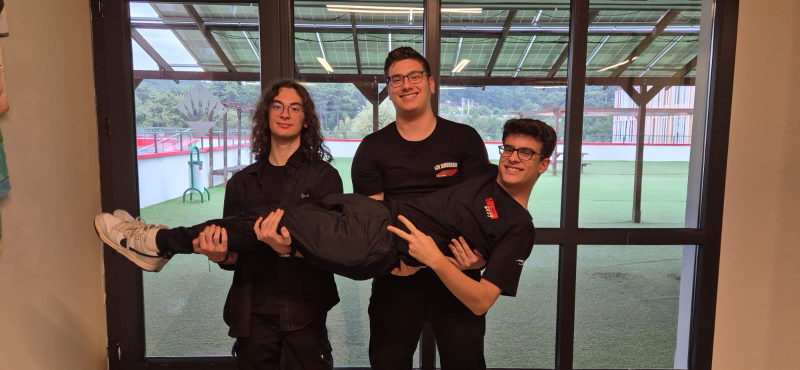
#> input picture team-photos/funny_photo.jpg, 1600 x 739 px (shown at 1/2 size)
$ python -i acik_oyun_mask.py   (imports and definitions only)
#> lines starting #> are read from the running program, lines starting #| are printed output that depends on the picture; after the words box and inside, x2 and y2 are one past the last pixel; in counts of white or black regions, pixels touching at a corner belong together
#> further down, picture is the input picture: shape (739, 1600, 3); mean B, G, R 89, 98.3, 111.7
import cv2
import numpy as np
from picamera2 import Picamera2

# ��������������
# 1) Kalibrasyon Parametreleri
# ��������������
# Bilinen mesafede (cm) boyutu KNOWN_WIDTH kadar olan objenin piksel cinsinden geni�li�ini �l��n:
KNOWN_DISTANCE = 30.0      # cm (kalibrasyon objesinin kameraya uzakl���)
KNOWN_WIDTH    = 5.0       # cm (objenin ger�ek geni�li�i)
MEASURED_PIXEL_WIDTH = 200 # px (o mesafede �ekti�iniz objenin g�r�nt�deki geni�li�i)

# Odak uzakl��� (fokal uzunluk) hesaplan�yor:
FOCAL_LENGTH = (MEASURED_PIXEL_WIDTH * KNOWN_DISTANCE) / KNOWN_WIDTH

# ��������������
# 2) HSV E�ik De�erleri
# ��������������
# Pembe aral��� (�rnek; gerekirse kameran�za g�re ayarlay�n)
PINK_LOWER = np.array([140, 50, 50])
PINK_UPPER = np.array([170, 255, 255])

# Beyaz aral���
WHITE_LOWER = np.array([0,   0, 200])
WHITE_UPPER = np.array([180, 25, 255])

# ��������������
# 3) Yard�mc� Fonksiyonlar
# ��������������
# [5 lines left out: function distance_to_camera, not called in this run]

def mask_colors(frame):
    """
    BGR frame � HSV � pembe & beyaz maskeleri olu�turur.
    Beyaz maskeye biraz morfolojik temizlik uygular.
    """
    hsv = cv2.cvtColor(frame, cv2.COLOR_BGR2HSV)
#> hsv: shape (739, 1600, 3); mean H, S, V 45.4, 85.5, 119.1
    mask_pink  = cv2.inRange(hsv, PINK_LOWER, PINK_UPPER)
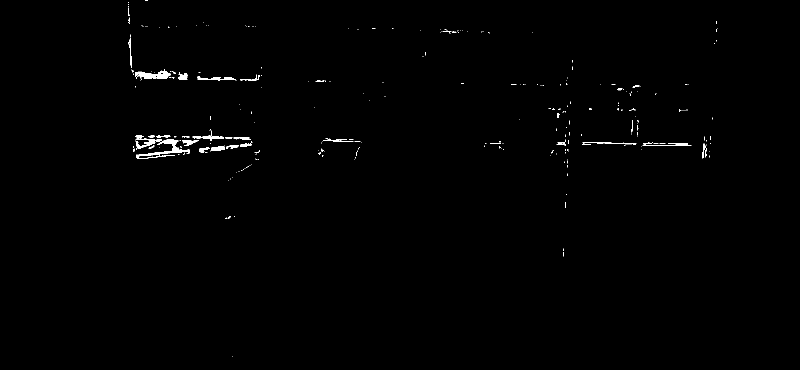
#> mask_pink: shape (739, 1600) (shown at 1/2 size); 0.53% white; 304 white regions (268 under 20 px), largest, box (x1, y1, x2, y2) and area: (273, 278, 380, 318) 951, (270, 138, 341, 160) 720, (271, 270, 324, 298) 486
    mask_white = cv2.inRange(hsv, WHITE_LOWER, WHITE_UPPER)
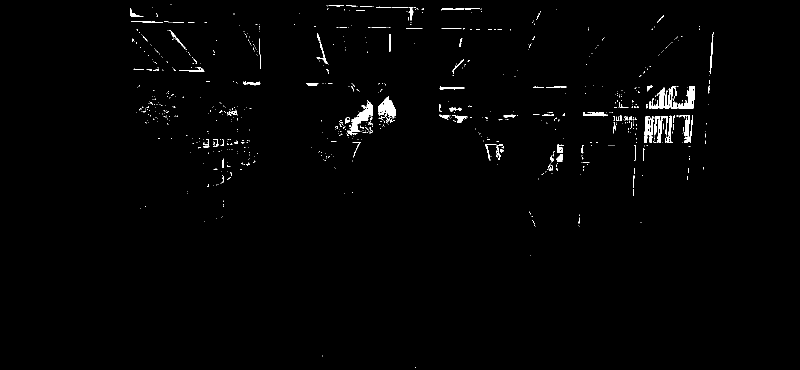
#> mask_white: shape (739, 1600) (shown at 1/2 size); 1.1% white; 784 white regions (694 under 20 px), largest, box (x1, y1, x2, y2) and area: (699, 200, 746, 264) 1043, (757, 192, 792, 237) 904, (1356, 172, 1390, 217) 682
    # Beyaz maskeyi temizleyelim
    kernel = cv2.getStructuringElement(cv2.MORPH_ELLIPSE, (5,5))
    mask_white = cv2.morphologyEx(mask_white, cv2.MORPH_OPEN,  kernel, iterations=2)
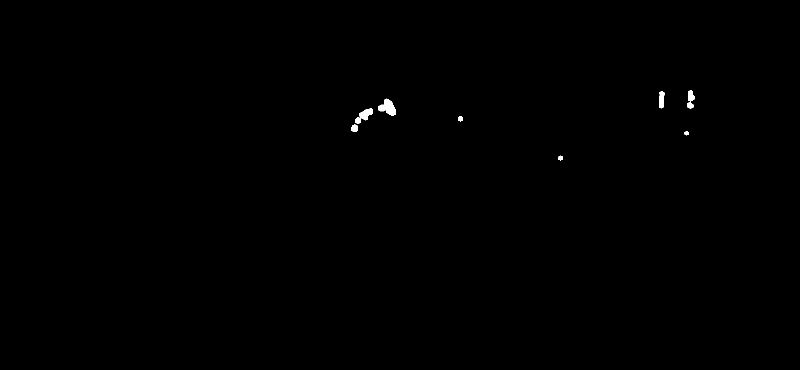
#> mask_white: shape (739, 1600) (shown at 1/2 size); 0.19% white; 9 white regions, largest, box (x1, y1, x2, y2) and area: (757, 197, 792, 232) 697, (711, 216, 746, 248) 510, (1318, 182, 1329, 217) 303
    mask_white = cv2.morphologyEx(mask_white, cv2.MORPH_CLOSE, kernel, iterations=2)
#> mask_white: shape (739, 1600); 0.2% white; 7 white regions, largest, box (x1, y1, x2, y2) and area: (702, 216, 746, 264) 721, (757, 197, 792, 232) 713, (1375, 180, 1389, 217) 355
    return mask_pink, mask_white

# ��������������
# 4) Ana D�ng�
# ��������������
# [66 lines left out: function main, not called in this run]

# [2 lines not run here, left out]

>>> import cv2
>>> picture = cv2.imread('../team-photos/funny_photo.jpg')
>>> result = mask_colors(picture)
